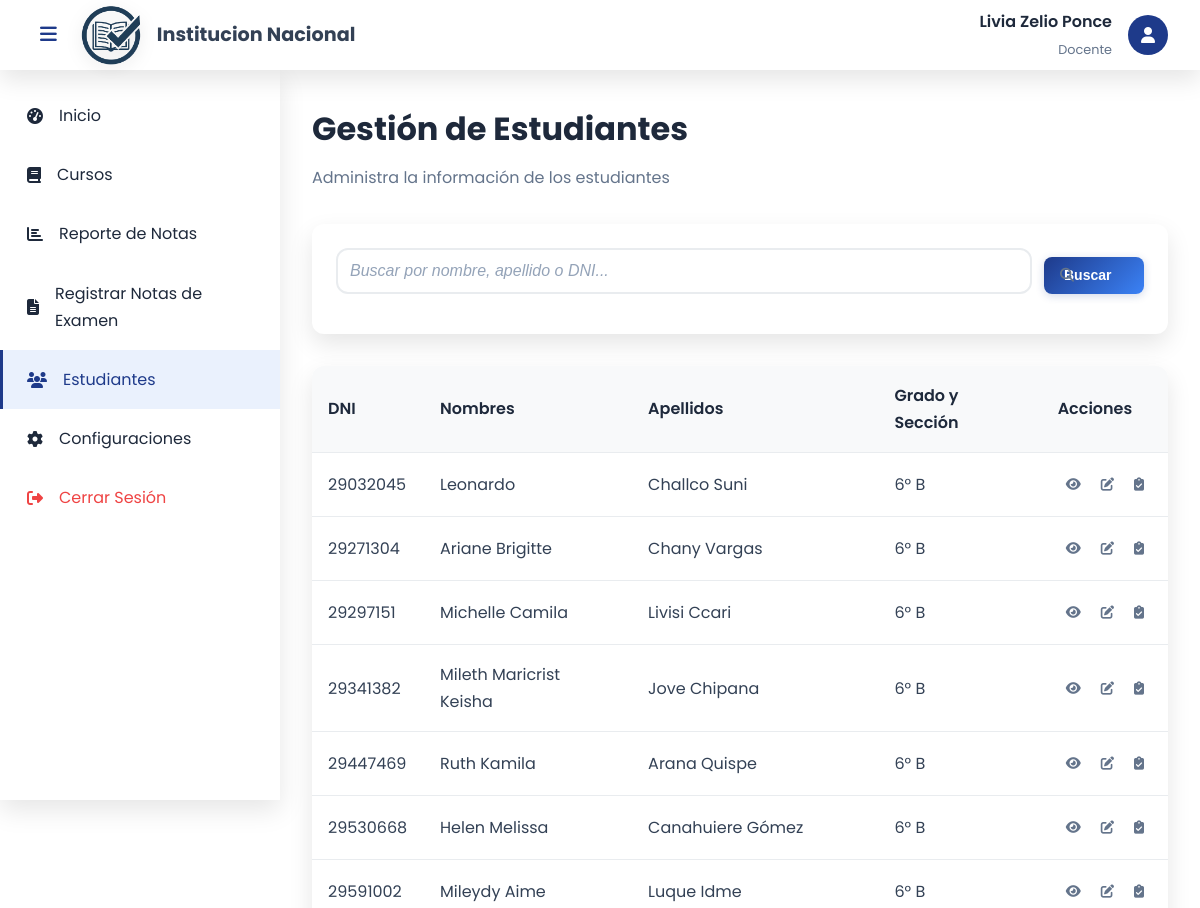
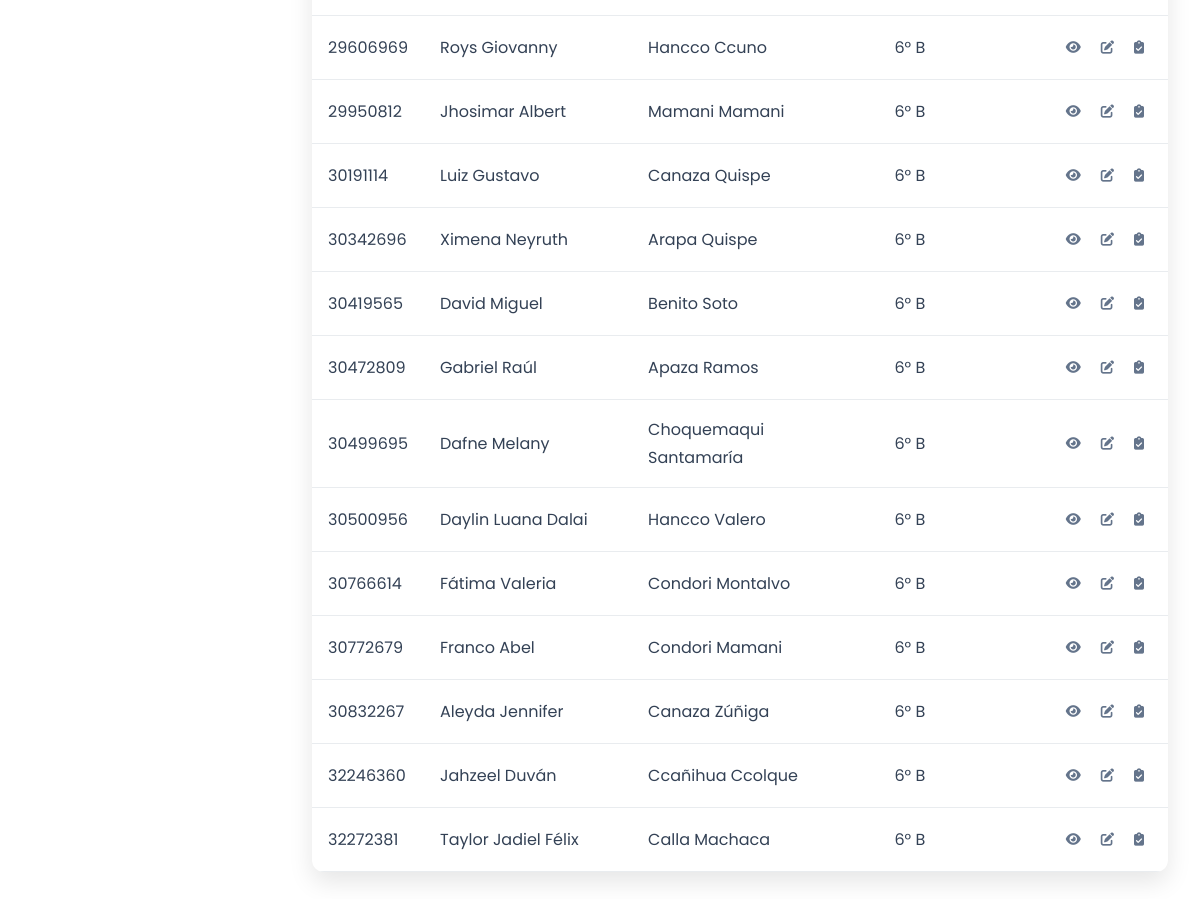
The app's page /estudiantes.php (signed in), older data (2 pictures, top to bottom).
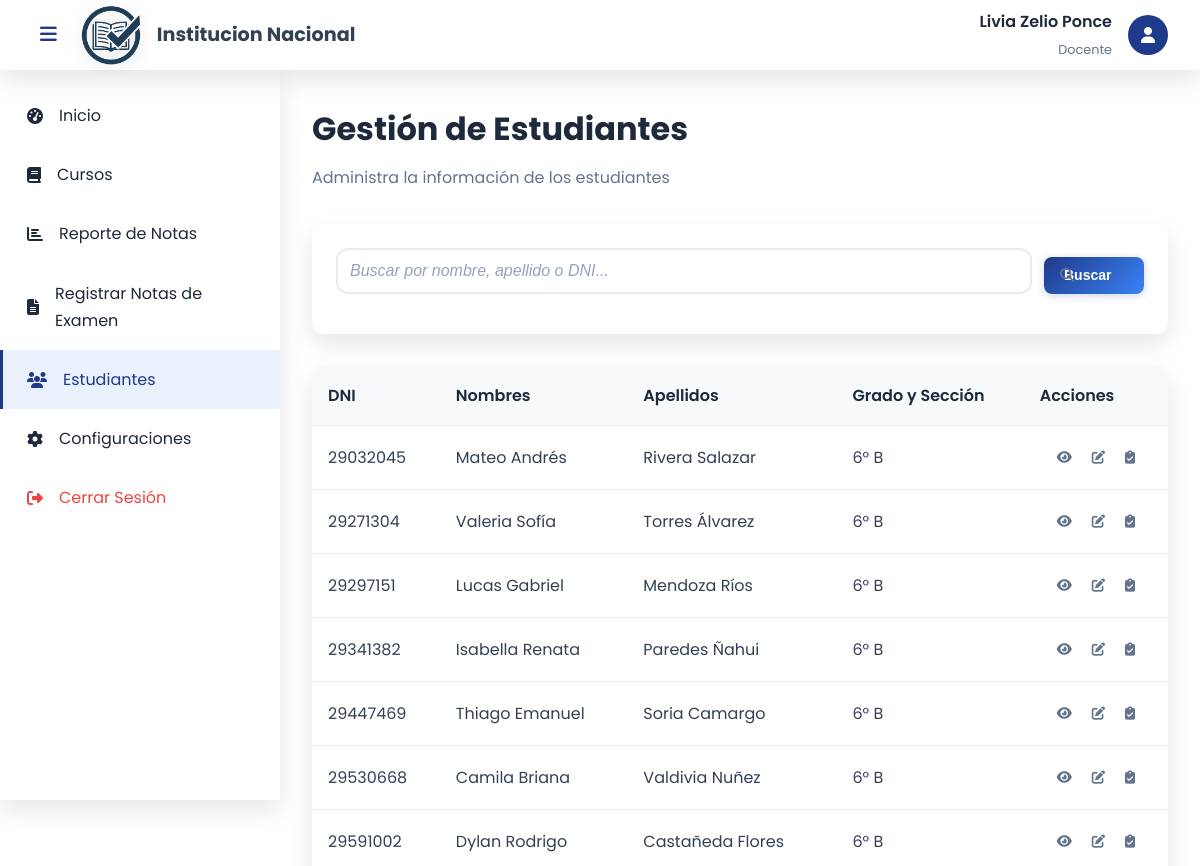
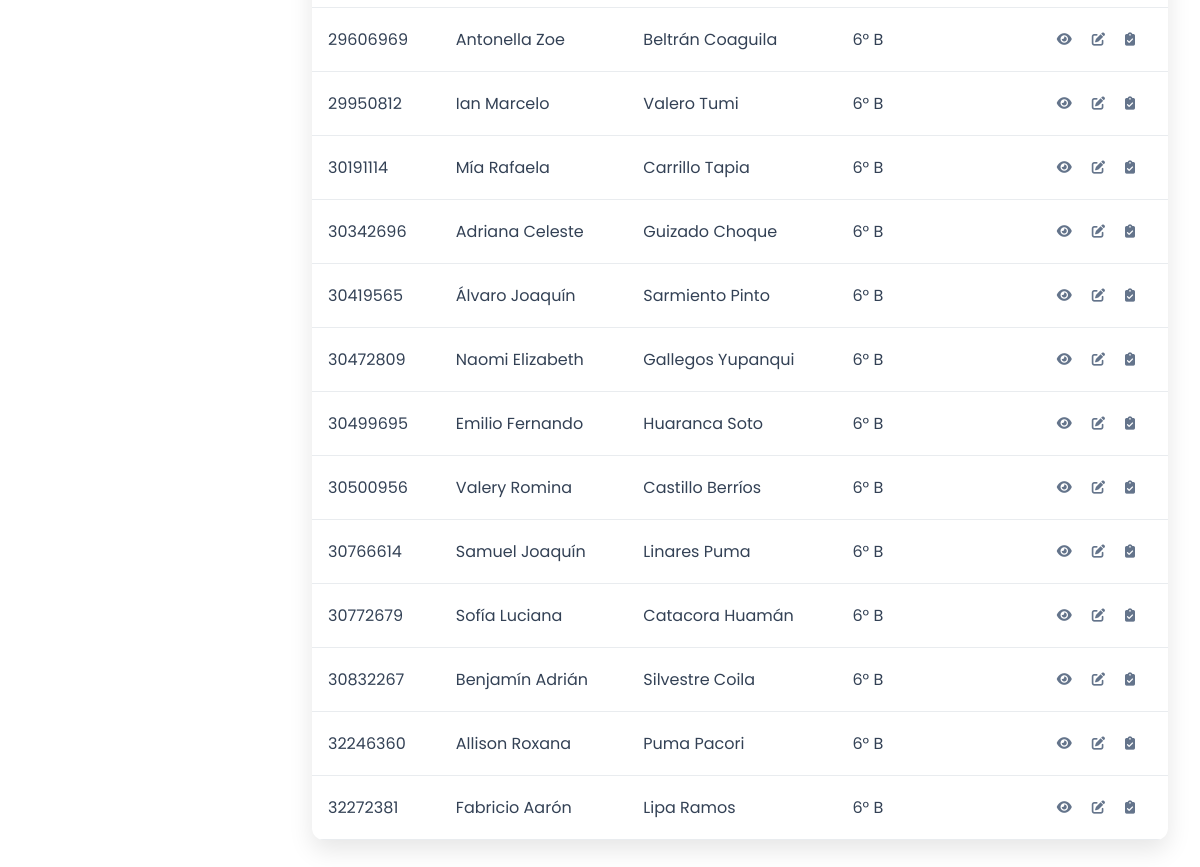
The same page, newer data (2 pictures, top to bottom).
### tables this page shows
CREATE TABLE `estudiante` (
  `DNIestudiante` varchar(8) NOT NULL,
  `nombres` varchar(100) DEFAULT NULL,
  `apellidos` varchar(100) DEFAULT NULL,
  `id_grado_seccion` int(11) DEFAULT NULL
);

CREATE TABLE `gradoseccion` (
  `id_grado_seccion` int(11) NOT NULL,
  `grado` varchar(20) DEFAULT NULL,
  `seccion` varchar(10) DEFAULT NULL
);

### estudiantes.php (the view, shortened to what this page needs)
<?php
include 'includes/database.php';
$stmt = $pdo->prepare("SELECT e.*, gs.grado, gs.seccion
                      FROM estudiante e
                      JOIN gradoseccion gs ON e.id_grado_seccion = gs.id_grado_seccion");
$stmt->execute();
$estudiantes = $stmt->fetchAll();
$filtro = isset($_GET['filtro']) ? $_GET['filtro'] : '';
?>
<!DOCTYPE html>
<html lang="es">
<head>
    <link rel="stylesheet" href="css/style.css">
    <link rel="stylesheet" href="https://cdnjs.cloudflare.com/ajax/libs/font-awesome/6.5.0/css/all.min.css">
</head>
<body>
    <?php include 'includes/header.php'; ?>
    <div class="main-container">
        <?php include 'includes/sidebar.php'; ?>
        <main class="main-content">
            <div class="page-header">
                <h1>Gestión de Estudiantes</h1>
                <p>Administra la información de los estudiantes</p>
            </div>
            <div class="filters-section">
                <form method="GET" class="filter-form">
                    <div class="form-group">
                        <input type="text" name="filtro" placeholder="Buscar por nombre, apellido o DNI..."
                               value="<?php echo htmlspecialchars($filtro); ?>">
                        <button type="submit" class="btn-primary">
                            <i class="fas fa-search"></i> Buscar
                        </button>
                    </div>
                </form>
            </div>
            <div class="table-container">
                <table class="data-table">
                    <thead>
                        <tr>
                            <th>DNI</th>
                            <th>Nombres</th>
                            <th>Apellidos</th>
                            <th>Grado y Sección</th>
                            <th>Acciones</th>
                        </tr>
                    </thead>
                    <tbody>
                        <?php foreach($estudiantes as $estudiante): ?>
                        <tr>
                            <td><?php echo $estudiante['DNIestudiante']; ?></td>
                            <td><?php echo $estudiante['nombres']; ?></td>
                            <td><?php echo $estudiante['apellidos']; ?></td>
                            <td><?php echo $estudiante['grado'] . ' ' . $estudiante['seccion']; ?></td>
                            <td>
                                <div class="action-buttons">
                                    <button class="btn-icon" title="Ver perfil">
                                        <i class="fas fa-eye"></i>
                                    </button>
                                    <button class="btn-icon" title="Editar">
                                        <i class="fas fa-edit"></i>
                                    </button>
                                    <button class="btn-icon" title="Registrar asistencia">
                                        <i class="fas fa-clipboard-check"></i>
                                    </button>
                                </div>
                            </td>
                        </tr>
                        <?php endforeach; ?>
                    </tbody>
                </table>
            </div>
        </main>
    </div>
</body>
</html>

### includes/header.php
<header class="main-header">
    <div class="header-content">
        <div class="header-left">
            <button class="menu-toggle" id="menuToggle">
                <i class="fas fa-bars"></i>
            </button>
            <div class="logocole">
                <img src="img/logo.png" alt="Logo" class="logo">
                <span>Institucion Nacional</span>
            </div>
        </div>
        <div class="header-right">
            <div class="user-menu">
                <div class="user-info">
                    <span class="user-name"><?php echo $_SESSION['docente_nombres'] . ' ' . $_SESSION['docente_apellidos']; ?></span>
                    <span class="user-role">Docente</span>
                </div>
                <div class="user-avatar">
                    <i class="fas fa-user"></i>
                </div>
            </div>
        </div>
    </div>
</header>

### includes/sidebar.php
<aside class="sidebar" id="sidebar">
    <nav class="sidebar-nav">
        <ul>
            <li>
                <a href="dashboard.php" class="nav-link <?php echo basename($_SERVER['PHP_SELF']) == 'dashboard.php' ? 'active' : ''; ?>">
                    <i class="fas fa-tachometer-alt"></i>
                    <span>Inicio</span>
                </a>
            </li>
            <li>
                <a href="cursos.php" class="nav-link <?php echo basename($_SERVER['PHP_SELF']) == 'cursos.php' ? 'active' : ''; ?>">
                    <i class="fas fa-book"></i>
                    <span>Cursos</span>
                </a>
            </li>
            <li>
                <a href="reportes.php" class="nav-link <?php echo basename($_SERVER['PHP_SELF']) == 'reportes.php' ? 'active' : ''; ?>">
                    <i class="fas fa-chart-bar"></i>
                    <span>Reporte de Notas</span>
                </a>
            </li>
            <li>
            <a href="reportes_completos.php" class="nav-link <?php echo basename($_SERVER['PHP_SELF']) == 'reportes_completos.php' ? 'active' : ''; ?>">
                <i class="fas fa-file-alt"></i>
                <span>Registrar Notas de Examen</span>
            </a>
        </li>
            <li>
                <a href="estudiantes.php" class="nav-link <?php echo basename($_SERVER['PHP_SELF']) == 'estudiantes.php' ? 'active' : ''; ?>">
                    <i class="fas fa-users"></i>
                    <span>Estudiantes</span>
                </a>
            </li>
            <li>
                <a href="configuracion.php" class="nav-link <?php echo basename($_SERVER['PHP_SELF']) == 'configuracion.php' ? 'active' : ''; ?>">
                    <i class="fas fa-cog"></i>
                    <span>Configuraciones</span>
                </a>
            </li>
            <li>
                <a href="logout.php" class="nav-link logout">
                    <i class="fas fa-sign-out-alt"></i>
                    <span>Cerrar Sesión</span>
                </a>
            </li>
        </ul>
    </nav>
</aside>

Row changes from the older to the newer data that the page shows:
changed estudiante id 29032045: nombres "Leonardo" → "Mateo Andrés"; apellidos "Challco Suni" → "Rivera Salazar"
changed estudiante id 29271304: nombres "Ariane Brigitte" → "Valeria Sofía"; apellidos "Chany Vargas" → "Torres Álvarez"
changed estudiante id 29297151: nombres "Michelle Camila" → "Lucas Gabriel"; apellidos "Livisi Ccari" → "Mendoza Ríos"
changed estudiante id 29341382: nombres "Mileth Maricrist Keisha" → "Isabella Renata"; apellidos "Jove Chipana" → "Paredes Ñahui"
changed estudiante id 29447469: nombres "Ruth Kamila" → "Thiago Emanuel"; apellidos "Arana Quispe" → "Soria Camargo"
changed estudiante id 29530668: nombres "Helen Melissa" → "Camila Briana"; apellidos "Canahuiere Gómez" → "Valdivia Nuñez"
changed estudiante id 29591002: nombres "Mileydy Aime" → "Dylan Rodrigo"; apellidos "Luque Idme" → "Castañeda Flores"
changed estudiante id 29606969: nombres "Roys Giovanny" → "Antonella Zoe"; apellidos "Hancco Ccuno" → "Beltrán Coaguila"
changed estudiante id 29950812: nombres "Jhosimar Albert" → "Ian Marcelo"; apellidos "Mamani Mamani" → "Valero Tumi"
changed estudiante id 30191114: nombres "Luiz Gustavo" → "Mía Rafaela"; apellidos "Canaza Quispe" → "Carrillo Tapia"
changed estudiante id 30342696: nombres "Ximena Neyruth" → "Adriana Celeste"; apellidos "Arapa Quispe" → "Guizado Choque"
changed estudiante id 30419565: nombres "David Miguel" → "Álvaro Joaquín"; apellidos "Benito Soto" → "Sarmiento Pinto"
changed estudiante id 30472809: nombres "Gabriel Raúl" → "Naomi Elizabeth"; apellidos "Apaza Ramos" → "Gallegos Yupanqui"
changed estudiante id 30499695: nombres "Dafne Melany" → "Emilio Fernando"; apellidos "Choquemaqui Santamaría" → "Huaranca Soto"
changed estudiante id 30500956: nombres "Daylin Luana Dalai" → "Valery Romina"; apellidos "Hancco Valero" → "Castillo Berríos"
changed estudiante id 30766614: nombres "Fátima Valeria" → "Samuel Joaquín"; apellidos "Condori Montalvo" → "Linares Puma"
changed estudiante id 30772679: nombres "Franco Abel" → "Sofía Luciana"; apellidos "Condori Mamani" → "Catacora Huamán"
changed estudiante id 30832267: nombres "Aleyda Jennifer" → "Benjamín Adrián"; apellidos "Canaza Zúñiga" → "Silvestre Coila"
changed estudiante id 32246360: nombres "Jahzeel Duván" → "Allison Roxana"; apellidos "Ccañihua Ccolque" → "Puma Pacori"
changed estudiante id 32272381: nombres "Taylor Jadiel Félix" → "Fabricio Aarón"; apellidos "Calla Machaca" → "Lipa Ramos"
